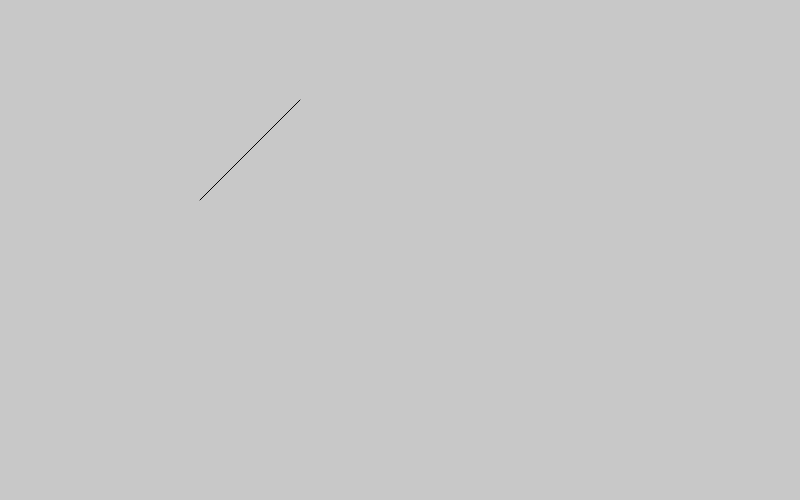
Frame 1 (no input)
Frame 60 (no input): identical to frame 1, image omitted
Frame 120 (the mouse pressed at the canvas centre since frame 60): identical to frame 1, image omitted

The p5.js sketch that drew this single still picture (run headless with seeded random() and noise() and a simulated clock; from frame 60 on, the mouse is pressed at the canvas centre):

// p5.js sketch
// ── sketch.js
function setup() {
    createCanvas(800, 500);
  }
  function draw() {
    background(200);
    line(200,200,300,100);
  }
// ── index..html
<!DOCTYPE html>
<html lang="en">
<head>
    <meta charset="UTF-8">
    <meta http-equiv="X-UA-Compatible" content="IE=edge">
    <meta name="viewport" content="width=device-width, initial-scale=1.0">
    <title>PoseNet Demo</title>
</head>
<body>
    <h1> PostNet Demo</h1>
</body><script src="sketch.js"> </script>
<script src="https://cdnjs.cloudflare.com/ajax/libs/p5.js/1.6.0/p5.min.js"> </script>
</html>
